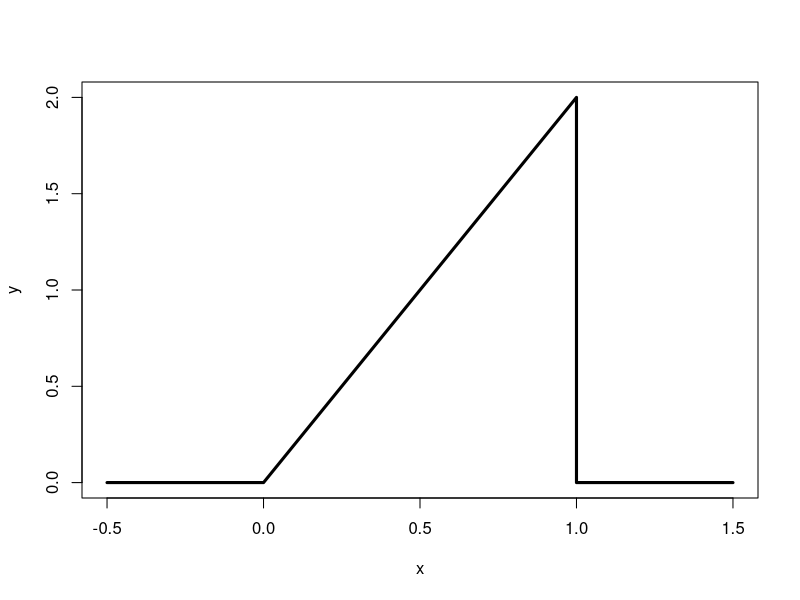

The R source for this figure:
#Probability dense function

x<-c(-0.5,0,1,1,1.5)
y<-c(0,0,2,0,0)
plot(x,y,lwd=3,frame =TRUE,type="l")

#It is a valid probability density function  since it is > 0 and the area of the result triangle is equal to 1 

1.5*0.75/2

pbeta(0.75,2,1)#to calculate the probablity from a beta density

